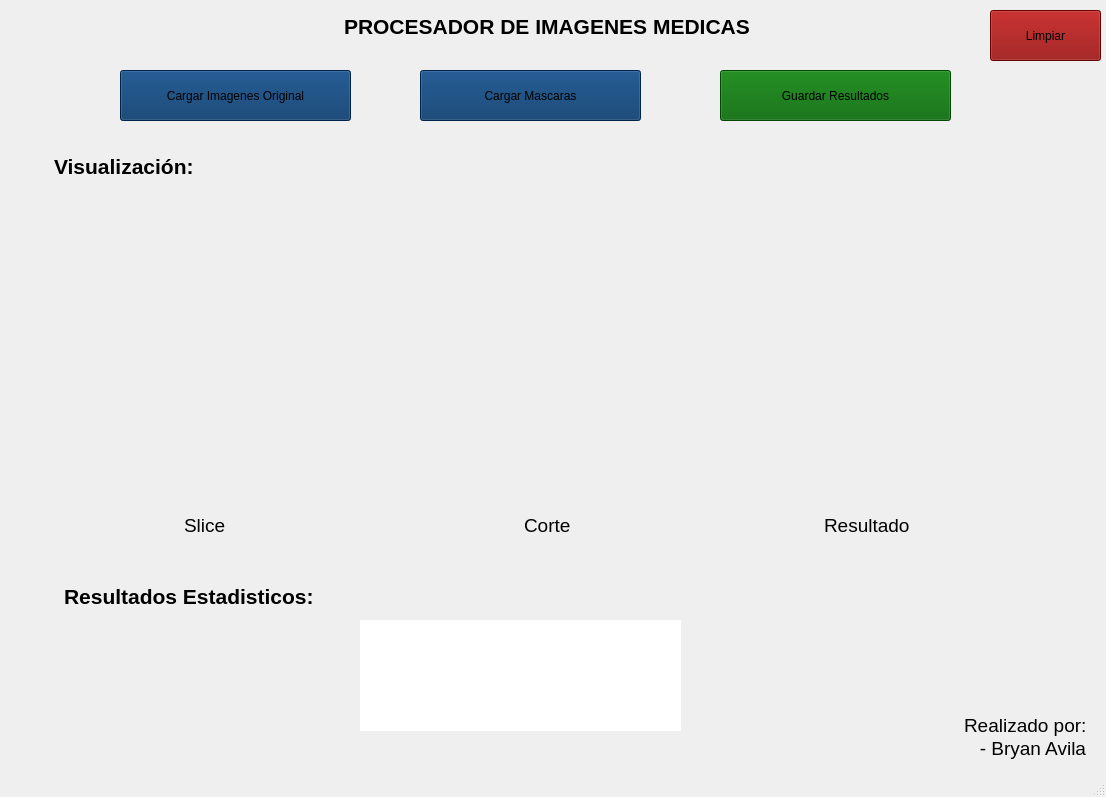
<?xml version="1.0" encoding="UTF-8"?>
<ui version="4.0">
 <class>MainWindow</class>
 <widget class="QMainWindow" name="MainWindow">
  <property name="enabled">
   <bool>true</bool>
  </property>
  <property name="geometry">
   <rect>
    <x>0</x>
    <y>0</y>
    <width>1106</width>
    <height>797</height>
   </rect>
  </property>
  <property name="windowTitle">
   <string>MainWindow</string>
  </property>
  <property name="styleSheet">
   <string notr="true"/>
  </property>
  <widget class="QWidget" name="centralwidget">
   <widget class="QLabel" name="label">
    <property name="geometry">
     <rect>
      <x>190</x>
      <y>120</y>
      <width>66</width>
      <height>18</height>
     </rect>
    </property>
    <property name="text">
     <string/>
    </property>
   </widget>
   <widget class="QPushButton" name="btnLoadImage">
    <property name="geometry">
     <rect>
      <x>120</x>
      <y>70</y>
      <width>231</width>
      <height>51</height>
     </rect>
    </property>
    <property name="autoFillBackground">
     <bool>false</bool>
    </property>
    <property name="styleSheet">
     <string notr="true">background-color: #003366;</string>
    </property>
    <property name="text">
     <string>Cargar Imagenes Original</string>
    </property>
    <property name="autoDefault">
     <bool>false</bool>
    </property>
   </widget>
   <widget class="QPushButton" name="btnLoadMask">
    <property name="geometry">
     <rect>
      <x>420</x>
      <y>70</y>
      <width>221</width>
      <height>51</height>
     </rect>
    </property>
    <property name="styleSheet">
     <string notr="true">background-color: #003366; </string>
    </property>
    <property name="text">
     <string>Cargar Mascaras</string>
    </property>
   </widget>
   <widget class="QPushButton" name="btnSaveAll">
    <property name="geometry">
     <rect>
      <x>720</x>
      <y>70</y>
      <width>231</width>
      <height>51</height>
     </rect>
    </property>
    <property name="styleSheet">
     <string notr="true">background-color: #006400;</string>
    </property>
    <property name="text">
     <string>Guardar Resultados</string>
    </property>
   </widget>
   <widget class="QLabel" name="lblOriginalSlice">
    <property name="enabled">
     <bool>true</bool>
    </property>
    <property name="geometry">
     <rect>
      <x>80</x>
      <y>240</y>
      <width>261</width>
      <height>251</height>
     </rect>
    </property>
    <property name="text">
     <string/>
    </property>
    <property name="scaledContents">
     <bool>true</bool>
    </property>
   </widget>
   <widget class="QLabel" name="lblMaskSlice">
    <property name="enabled">
     <bool>true</bool>
    </property>
    <property name="geometry">
     <rect>
      <x>420</x>
      <y>240</y>
      <width>261</width>
      <height>251</height>
     </rect>
    </property>
    <property name="styleSheet">
     <string notr="true"/>
    </property>
    <property name="text">
     <string/>
    </property>
    <property name="scaledContents">
     <bool>true</bool>
    </property>
   </widget>
   <widget class="QLabel" name="lblResultSlice">
    <property name="enabled">
     <bool>true</bool>
    </property>
    <property name="geometry">
     <rect>
      <x>740</x>
      <y>240</y>
      <width>261</width>
      <height>251</height>
     </rect>
    </property>
    <property name="text">
     <string/>
    </property>
    <property name="scaledContents">
     <bool>true</bool>
    </property>
   </widget>
   <widget class="QTextEdit" name="txtStats">
    <property name="geometry">
     <rect>
      <x>360</x>
      <y>620</y>
      <width>321</width>
      <height>111</height>
     </rect>
    </property>
    <property name="styleSheet">
     <string notr="true">border: none;  </string>
    </property>
   </widget>
   <widget class="QTextEdit" name="textEdit_2">
    <property name="enabled">
     <bool>true</bool>
    </property>
    <property name="geometry">
     <rect>
      <x>60</x>
      <y>580</y>
      <width>271</width>
      <height>41</height>
     </rect>
    </property>
    <property name="styleSheet">
     <string notr="true">border: none; background-color: transparent;</string>
    </property>
    <property name="html">
     <string>&lt;!DOCTYPE HTML PUBLIC &quot;-//W3C//DTD HTML 4.0//EN&quot; &quot;http://www.w3.org/TR/REC-html40/strict.dtd&quot;&gt;
&lt;html&gt;&lt;head&gt;&lt;meta name=&quot;qrichtext&quot; content=&quot;1&quot; /&gt;&lt;meta charset=&quot;utf-8&quot; /&gt;&lt;style type=&quot;text/css&quot;&gt;
p, li { white-space: pre-wrap; }
hr { height: 1px; border-width: 0; }
li.unchecked::marker { content: &quot;\2610&quot;; }
li.checked::marker { content: &quot;\2612&quot;; }
&lt;/style&gt;&lt;/head&gt;&lt;body style=&quot; font-family:'Ubuntu Sans'; font-size:11pt; font-weight:400; font-style:normal;&quot;&gt;
&lt;p style=&quot; margin-top:0px; margin-bottom:0px; margin-left:0px; margin-right:0px; -qt-block-indent:0; text-indent:0px;&quot;&gt;&lt;span style=&quot; font-size:16pt; font-weight:700;&quot;&gt;Resultados Estadisticos:&lt;/span&gt;&lt;/p&gt;&lt;/body&gt;&lt;/html&gt;</string>
    </property>
   </widget>
   <widget class="QTextEdit" name="textEdit_3">
    <property name="enabled">
     <bool>true</bool>
    </property>
    <property name="geometry">
     <rect>
      <x>50</x>
      <y>150</y>
      <width>181</width>
      <height>41</height>
     </rect>
    </property>
    <property name="autoFillBackground">
     <bool>false</bool>
    </property>
    <property name="styleSheet">
     <string notr="true">border: none; background-color: transparent;</string>
    </property>
    <property name="html">
     <string>&lt;!DOCTYPE HTML PUBLIC &quot;-//W3C//DTD HTML 4.0//EN&quot; &quot;http://www.w3.org/TR/REC-html40/strict.dtd&quot;&gt;
&lt;html&gt;&lt;head&gt;&lt;meta name=&quot;qrichtext&quot; content=&quot;1&quot; /&gt;&lt;meta charset=&quot;utf-8&quot; /&gt;&lt;style type=&quot;text/css&quot;&gt;
p, li { white-space: pre-wrap; }
hr { height: 1px; border-width: 0; }
li.unchecked::marker { content: &quot;\2610&quot;; }
li.checked::marker { content: &quot;\2612&quot;; }
&lt;/style&gt;&lt;/head&gt;&lt;body style=&quot; font-family:'Ubuntu Sans'; font-size:11pt; font-weight:400; font-style:normal;&quot;&gt;
&lt;p style=&quot; margin-top:0px; margin-bottom:0px; margin-left:0px; margin-right:0px; -qt-block-indent:0; text-indent:0px;&quot;&gt;&lt;span style=&quot; font-size:16pt; font-weight:700;&quot;&gt;Visualización:&lt;/span&gt;&lt;/p&gt;&lt;/body&gt;&lt;/html&gt;</string>
    </property>
   </widget>
   <widget class="QTextEdit" name="textEdit">
    <property name="enabled">
     <bool>true</bool>
    </property>
    <property name="geometry">
     <rect>
      <x>340</x>
      <y>10</y>
      <width>421</width>
      <height>41</height>
     </rect>
    </property>
    <property name="styleSheet">
     <string notr="true">border: none; background-color: transparent;</string>
    </property>
    <property name="html">
     <string>&lt;!DOCTYPE HTML PUBLIC &quot;-//W3C//DTD HTML 4.0//EN&quot; &quot;http://www.w3.org/TR/REC-html40/strict.dtd&quot;&gt;
&lt;html&gt;&lt;head&gt;&lt;meta name=&quot;qrichtext&quot; content=&quot;1&quot; /&gt;&lt;meta charset=&quot;utf-8&quot; /&gt;&lt;style type=&quot;text/css&quot;&gt;
p, li { white-space: pre-wrap; }
hr { height: 1px; border-width: 0; }
li.unchecked::marker { content: &quot;\2610&quot;; }
li.checked::marker { content: &quot;\2612&quot;; }
&lt;/style&gt;&lt;/head&gt;&lt;body style=&quot; font-family:'Ubuntu Sans'; font-size:11pt; font-weight:400; font-style:normal;&quot;&gt;
&lt;p style=&quot; margin-top:0px; margin-bottom:0px; margin-left:0px; margin-right:0px; -qt-block-indent:0; text-indent:0px;&quot;&gt;&lt;span style=&quot; font-size:16pt; font-weight:700;&quot;&gt;PROCESADOR DE IMAGENES MEDICAS&lt;/span&gt;&lt;/p&gt;&lt;/body&gt;&lt;/html&gt;</string>
    </property>
    <property name="acceptRichText">
     <bool>true</bool>
    </property>
   </widget>
   <widget class="QTextEdit" name="textEdit_4">
    <property name="geometry">
     <rect>
      <x>180</x>
      <y>510</y>
      <width>71</width>
      <height>41</height>
     </rect>
    </property>
    <property name="styleSheet">
     <string notr="true">border: none; background-color: transparent;</string>
    </property>
    <property name="html">
     <string>&lt;!DOCTYPE HTML PUBLIC &quot;-//W3C//DTD HTML 4.0//EN&quot; &quot;http://www.w3.org/TR/REC-html40/strict.dtd&quot;&gt;
&lt;html&gt;&lt;head&gt;&lt;meta name=&quot;qrichtext&quot; content=&quot;1&quot; /&gt;&lt;meta charset=&quot;utf-8&quot; /&gt;&lt;style type=&quot;text/css&quot;&gt;
p, li { white-space: pre-wrap; }
hr { height: 1px; border-width: 0; }
li.unchecked::marker { content: &quot;\2610&quot;; }
li.checked::marker { content: &quot;\2612&quot;; }
&lt;/style&gt;&lt;/head&gt;&lt;body style=&quot; font-family:'Ubuntu Sans'; font-size:11pt; font-weight:400; font-style:normal;&quot;&gt;
&lt;p style=&quot; margin-top:0px; margin-bottom:0px; margin-left:0px; margin-right:0px; -qt-block-indent:0; text-indent:0px;&quot;&gt;&lt;span style=&quot; font-size:14pt;&quot;&gt;Slice&lt;/span&gt;&lt;/p&gt;&lt;/body&gt;&lt;/html&gt;</string>
    </property>
   </widget>
   <widget class="QTextEdit" name="textEdit_5">
    <property name="geometry">
     <rect>
      <x>520</x>
      <y>510</y>
      <width>71</width>
      <height>41</height>
     </rect>
    </property>
    <property name="styleSheet">
     <string notr="true">border: none; background-color: transparent;</string>
    </property>
    <property name="html">
     <string>&lt;!DOCTYPE HTML PUBLIC &quot;-//W3C//DTD HTML 4.0//EN&quot; &quot;http://www.w3.org/TR/REC-html40/strict.dtd&quot;&gt;
&lt;html&gt;&lt;head&gt;&lt;meta name=&quot;qrichtext&quot; content=&quot;1&quot; /&gt;&lt;meta charset=&quot;utf-8&quot; /&gt;&lt;style type=&quot;text/css&quot;&gt;
p, li { white-space: pre-wrap; }
hr { height: 1px; border-width: 0; }
li.unchecked::marker { content: &quot;\2610&quot;; }
li.checked::marker { content: &quot;\2612&quot;; }
&lt;/style&gt;&lt;/head&gt;&lt;body style=&quot; font-family:'Ubuntu Sans'; font-size:11pt; font-weight:400; font-style:normal;&quot;&gt;
&lt;p style=&quot; margin-top:0px; margin-bottom:0px; margin-left:0px; margin-right:0px; -qt-block-indent:0; text-indent:0px;&quot;&gt;&lt;span style=&quot; font-size:14pt;&quot;&gt;Corte&lt;/span&gt;&lt;/p&gt;&lt;/body&gt;&lt;/html&gt;</string>
    </property>
   </widget>
   <widget class="QTextEdit" name="textEdit_6">
    <property name="geometry">
     <rect>
      <x>820</x>
      <y>510</y>
      <width>111</width>
      <height>41</height>
     </rect>
    </property>
    <property name="styleSheet">
     <string notr="true">border: none; background-color: transparent;</string>
    </property>
    <property name="html">
     <string>&lt;!DOCTYPE HTML PUBLIC &quot;-//W3C//DTD HTML 4.0//EN&quot; &quot;http://www.w3.org/TR/REC-html40/strict.dtd&quot;&gt;
&lt;html&gt;&lt;head&gt;&lt;meta name=&quot;qrichtext&quot; content=&quot;1&quot; /&gt;&lt;meta charset=&quot;utf-8&quot; /&gt;&lt;style type=&quot;text/css&quot;&gt;
p, li { white-space: pre-wrap; }
hr { height: 1px; border-width: 0; }
li.unchecked::marker { content: &quot;\2610&quot;; }
li.checked::marker { content: &quot;\2612&quot;; }
&lt;/style&gt;&lt;/head&gt;&lt;body style=&quot; font-family:'Ubuntu Sans'; font-size:11pt; font-weight:400; font-style:normal;&quot;&gt;
&lt;p style=&quot; margin-top:0px; margin-bottom:0px; margin-left:0px; margin-right:0px; -qt-block-indent:0; text-indent:0px;&quot;&gt;&lt;span style=&quot; font-size:14pt;&quot;&gt;Resultado&lt;/span&gt;&lt;/p&gt;&lt;/body&gt;&lt;/html&gt;</string>
    </property>
   </widget>
   <widget class="QTextEdit" name="textEdit_7">
    <property name="geometry">
     <rect>
      <x>960</x>
      <y>710</y>
      <width>171</width>
      <height>51</height>
     </rect>
    </property>
    <property name="styleSheet">
     <string notr="true">border: none; background-color: transparent;</string>
    </property>
    <property name="html">
     <string>&lt;!DOCTYPE HTML PUBLIC &quot;-//W3C//DTD HTML 4.0//EN&quot; &quot;http://www.w3.org/TR/REC-html40/strict.dtd&quot;&gt;
&lt;html&gt;&lt;head&gt;&lt;meta name=&quot;qrichtext&quot; content=&quot;1&quot; /&gt;&lt;meta charset=&quot;utf-8&quot; /&gt;&lt;style type=&quot;text/css&quot;&gt;
p, li { white-space: pre-wrap; }
hr { height: 1px; border-width: 0; }
li.unchecked::marker { content: &quot;\2610&quot;; }
li.checked::marker { content: &quot;\2612&quot;; }
&lt;/style&gt;&lt;/head&gt;&lt;body style=&quot; font-family:'Ubuntu Sans'; font-size:11pt; font-weight:400; font-style:normal;&quot;&gt;
&lt;p style=&quot; margin-top:0px; margin-bottom:0px; margin-left:0px; margin-right:0px; -qt-block-indent:0; text-indent:0px;&quot;&gt;&lt;span style=&quot; font-size:14pt;&quot;&gt;Realizado por:&lt;/span&gt;&lt;/p&gt;
&lt;p style=&quot; margin-top:0px; margin-bottom:0px; margin-left:0px; margin-right:0px; -qt-block-indent:0; text-indent:0px;&quot;&gt;&lt;span style=&quot; font-size:14pt;&quot;&gt;   - Bryan Avila&lt;/span&gt;&lt;/p&gt;&lt;/body&gt;&lt;/html&gt;</string>
    </property>
   </widget>
   <widget class="QPushButton" name="btnClear">
    <property name="geometry">
     <rect>
      <x>990</x>
      <y>10</y>
      <width>111</width>
      <height>51</height>
     </rect>
    </property>
    <property name="styleSheet">
     <string notr="true">background-color: #8B0000;</string>
    </property>
    <property name="text">
     <string>Limpiar</string>
    </property>
   </widget>
  </widget>
  <widget class="QMenuBar" name="menubar">
   <property name="geometry">
    <rect>
     <x>0</x>
     <y>0</y>
     <width>1106</width>
     <height>23</height>
    </rect>
   </property>
  </widget>
  <widget class="QStatusBar" name="statusbar"/>
 </widget>
 <resources/>
 <connections/>
</ui>
